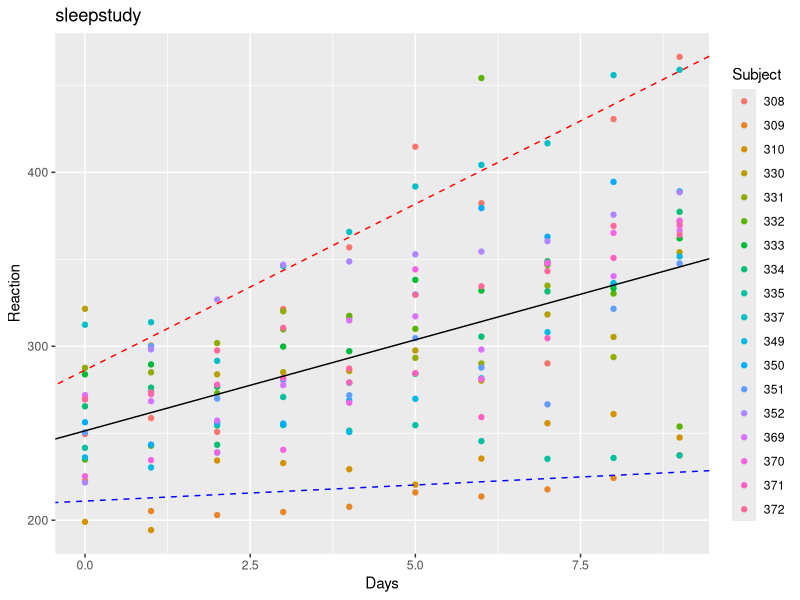

Recreate this plot in R.
require(lme4)
require(ggplot2)

# change working directory
frame_files <- lapply(sys.frames(), function(x) x$ofile)
frame_files <- Filter(Negate(is.null), frame_files)
setwd(dirname(frame_files[[length(frame_files)]]))

data <- data.frame(sleepstudy)

# random intercept and random coefficient
ric.model <- lmer(Reaction ~ Days + (Days | Subject), data = data)
summary(ric.model)
# Linear mixed model fit by REML ['lmerMod']
# Formula: Reaction ~ Days + (Days | Subject)
#    Data: data
#
# REML criterion at convergence: 1743.6
#
# Scaled residuals:
#     Min      1Q  Median      3Q     Max
# -3.9536 -0.4634  0.0231  0.4634  5.1793
#
# Random effects:
#  Groups   Name        Variance Std.Dev. Corr
#  Subject  (Intercept) 612.09   24.740
#           Days         35.07    5.922   0.07
#  Residual             654.94   25.592
# Number of obs: 180, groups:  Subject, 18
#
# Fixed effects:
#             Estimate Std. Error t value
# (Intercept)  251.405      6.825   36.84
# Days          10.467      1.546    6.77
#
# Correlation of Fixed Effects:
#      (Intr)
# Days -0.138

fixef(ric.model)
# (Intercept)        Days
#   251.40510    10.46729

ranef(ric.model)
# $Subject
#     (Intercept)        Days
# 308   2.2585654   9.1989719
# 309 -40.3985770  -8.6197032
# 310 -38.9602459  -5.4488799
# 330  23.6904985  -4.8143313
# 331  22.2602027  -3.0698946
# 332   9.0395259  -0.2721707
# 333  16.8404312  -0.2236244
# 334  -7.2325792   1.0745761
# 335  -0.3336959 -10.7521591
# 337  34.8903509   8.6282839
# 349 -25.2101104   1.1734143
# 350 -13.0699567   6.6142050
# 351   4.5778352  -3.0152572
# 352  20.8635925   3.5360133
# 369   3.2754530   0.8722166
# 370 -25.6128694   4.8224646
# 371   0.8070397  -0.9881551
# 372  12.3145394   1.2840297

# Plot
g <- ggplot(data, aes(x = Days, y = Reaction, colour = Subject)) + geom_point() +
    labs(title = "sleepstudy", x = "Days", y = "Reaction") +
    geom_abline(intercept = fixef(ric.model)[1], slope = fixef(ric.model)[2], lwd = 0.5, col = "black") + # Fixed effects
    geom_abline(intercept = fixef(ric.model)[1] + ranef(ric.model)$Subject[2,1],
        slope = fixef(ric.model)[2] + ranef(ric.model)$Subject[2,2], lwd = 0.5, col = "blue", linetype = 2) + # Random effects
    geom_abline(intercept = fixef(ric.model)[1] + ranef(ric.model)$Subject[10,1],
        slope = fixef(ric.model)[2] + ranef(ric.model)$Subject[10,2], lwd = 0.5, col = "red", linetype = 2)
plot(g)

# Re-fitting
ric.model.ML <- update(ric.model, REML = FALSE)

# Null Model
null.model <- lmer(Reaction ~ 1 + (1 | Subject), data = data)
summary(null.model)
# Linear mixed model fit by REML ['lmerMod']
# Formula: Reaction ~ 1 + (1 | Subject)
#    Data: data
#
# REML criterion at convergence: 1904.3
#
# Scaled residuals:
#     Min      1Q  Median      3Q     Max
# -2.4983 -0.5501 -0.1476  0.5123  3.3446
#
# Random effects:
#  Groups   Name        Variance Std.Dev.
#  Subject  (Intercept) 1278     35.75
#  Residual             1959     44.26
# Number of obs: 180, groups:  Subject, 18
#
# Fixed effects:
#             Estimate Std. Error t value
# (Intercept)   298.51       9.05   32.98

fixef(null.model)
# (Intercept)
#    298.5079

ranef(null.model)
# $Subject
#     (Intercept)
# 308   37.829172
# 309  -72.209815
# 310  -58.536725
# 330    4.087221
# 331    9.476087
# 332    7.625658
# 333   15.305131
# 334   -2.779868
# 335  -42.001705
# 337   66.953478
# 349  -19.660706
# 350   13.089079
# 351   -7.292650
# 352   33.743024
# 369    6.526637
# 370   -5.901763
# 371   -3.055622
# 372   16.803368

# random intercept model
ri.model <- lmer(Reaction ~ Days + (1 | Subject), data = data)
summary(ri.model)
# Linear mixed model fit by REML ['lmerMod']
# Formula: Reaction ~ Days + (1 | Subject)
#    Data: data
#
# REML criterion at convergence: 1786.5
#
# Scaled residuals:
#     Min      1Q  Median      3Q     Max
# -3.2257 -0.5529  0.0109  0.5188  4.2506
#
# Random effects:
#  Groups   Name        Variance Std.Dev.
#  Subject  (Intercept) 1378.2   37.12
#  Residual              960.5   30.99
# Number of obs: 180, groups:  Subject, 18
#
# Fixed effects:
#             Estimate Std. Error t value
# (Intercept) 251.4051     9.7467   25.79
# Days         10.4673     0.8042   13.02
#
# Correlation of Fixed Effects:
#      (Intr)
# Days -0.371

fixef(ri.model)
# (Intercept)        Days
#   251.40510    10.46729

ranef(ri.model)
# $Subject
#     (Intercept)        Days
# 308   1.5126961   9.3234893
# 309 -40.3738984  -8.5991691
# 310 -39.1810427  -5.3877905
# 330  24.5189055  -4.9686458
# 331  22.9144343  -3.1939349
# 332   9.2219741  -0.3084936
# 333  17.1561219  -0.2872074
# 334  -7.4517338   1.1159901
# 335   0.5787255 -10.9059664
# 337  34.7679291   8.6276161
# 349 -25.7543247   1.2806878
# 350 -13.8650358   6.7564006
# 351   4.9159804  -3.0751330
# 352  20.9290432   3.5122096
# 369   3.2586475   0.8730507
# 370 -26.4758277   4.9837865
# 371   0.9056476  -1.0052929
# 372  12.4217579   1.2584028

# AIC, BIC, Likelihood ratio tests
anova(null.model, ric.model, ri.model)
# refitting model(s) with ML (instead of REML)
# Data: data
# Models:
# null.model: Reaction ~ 1 + (1 | Subject)
# ri.model: Reaction ~ Days + (1 | Subject)
# ric.model: Reaction ~ Days + (Days | Subject)
#            Df    AIC    BIC  logLik deviance   Chisq Chi Df Pr(>Chisq)
# null.model  3 1916.5 1926.1 -955.27   1910.5
# ri.model    4 1802.1 1814.8 -897.04   1794.1 116.462      1  < 2.2e-16 ***
# ric.model   6 1763.9 1783.1 -875.97   1751.9  42.139      2  7.072e-10 ***
# ---
# Signif. codes:  0 ‘***’ 0.001 ‘**’ 0.01 ‘*’ 0.05 ‘.’ 0.1 ‘ ’ 1
